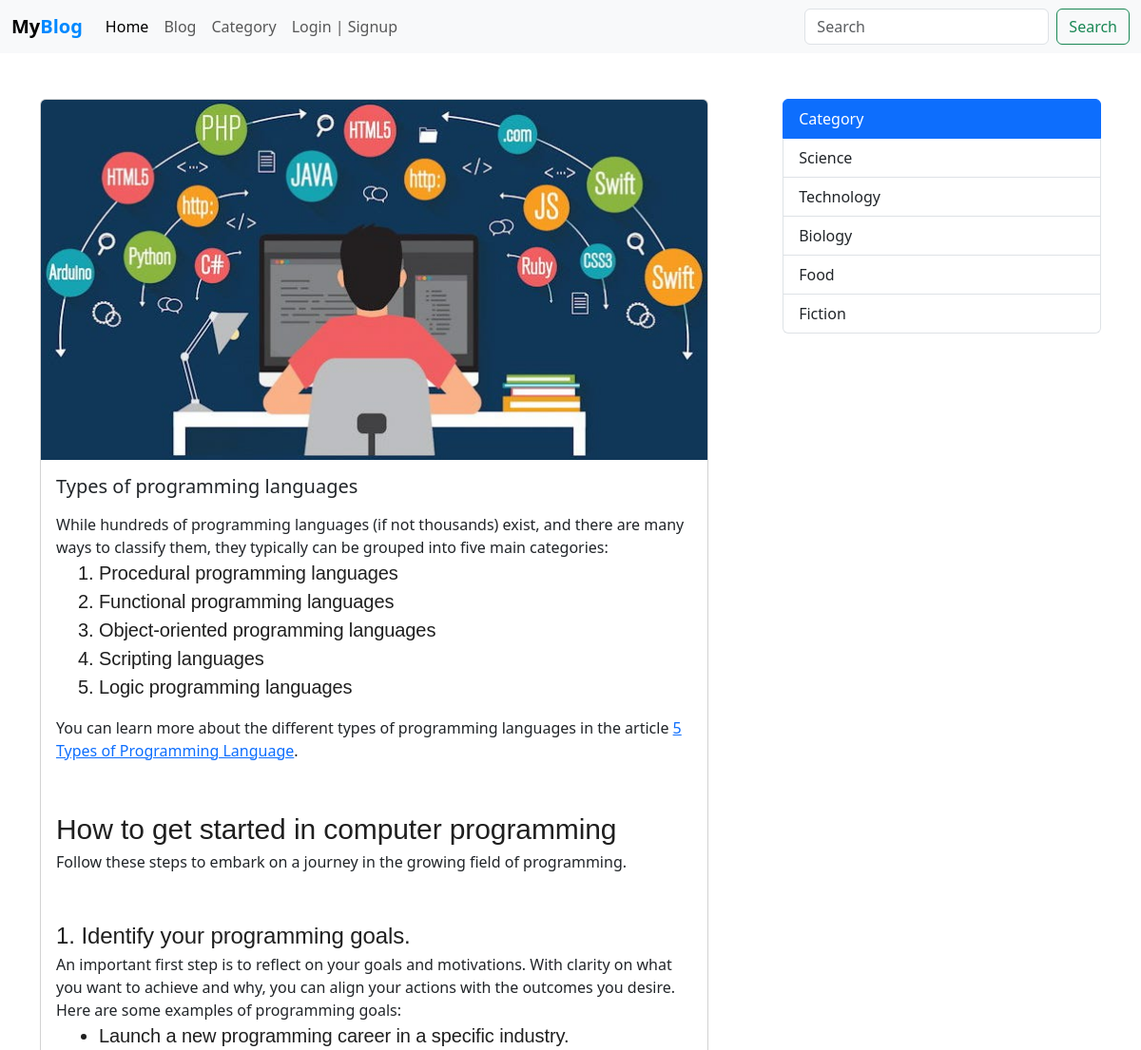
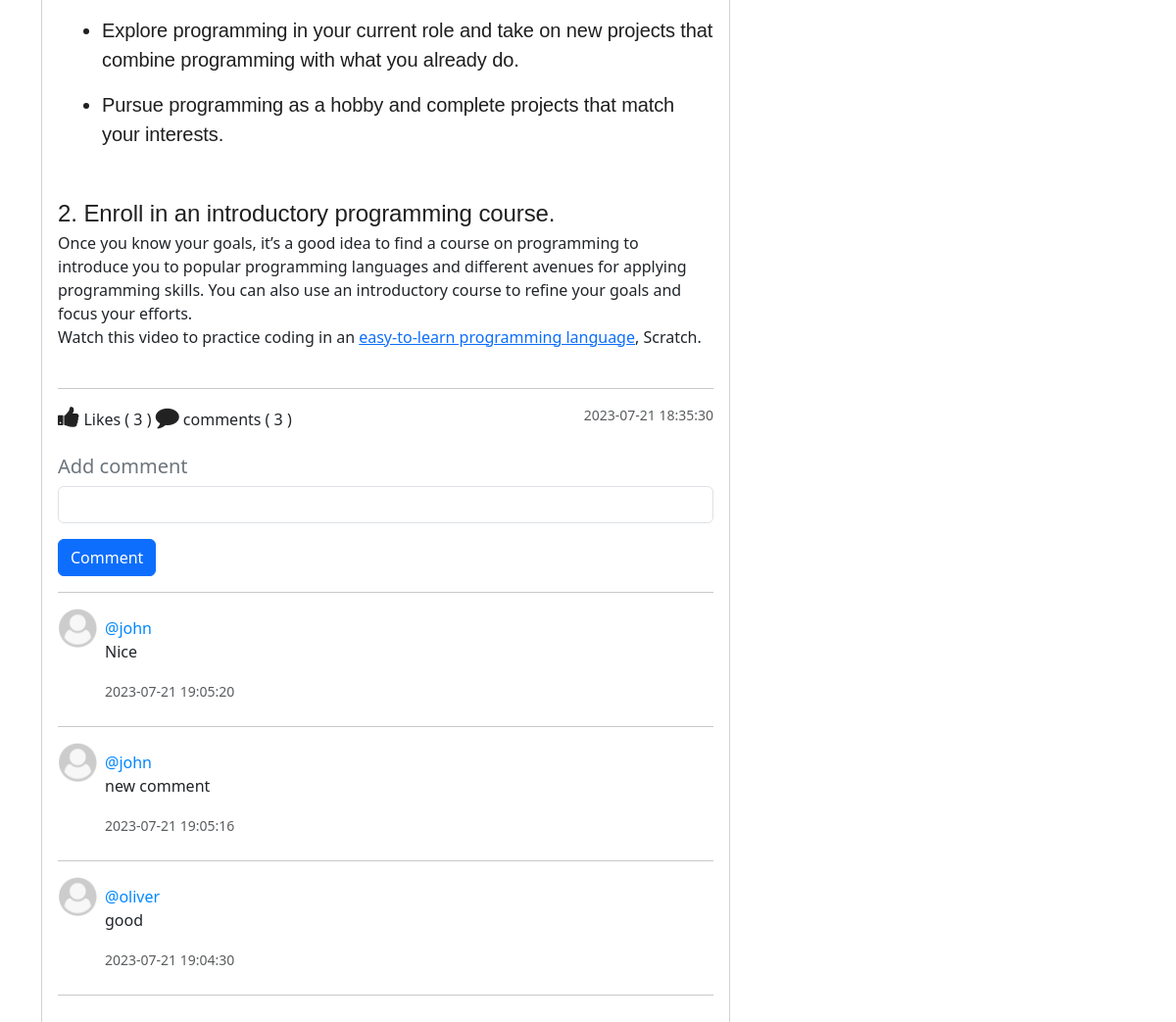
Screenshot of /blog-view.php?post_id=14 with the database file from the repository (2 pictures, top to bottom).
### tables this page shows
CREATE TABLE `post` (
  `post_id` int(11) NOT NULL,
  `post_title` varchar(127) NOT NULL,
  `post_text` text NOT NULL,
  `category` int(11) NOT NULL,
  `publish` int(2) NOT NULL DEFAULT 1,
  `cover_url` varchar(255) NOT NULL DEFAULT 'default.jpg',
  `crated_at` datetime NOT NULL DEFAULT current_timestamp()
);

CREATE TABLE `comment` (
  `comment_id` int(11) NOT NULL,
  `comment` varchar(255) NOT NULL,
  `user_id` int(11) NOT NULL,
  `post_id` int(11) NOT NULL,
  `crated_at` datetime NOT NULL DEFAULT current_timestamp()
);

CREATE TABLE `users` (
  `id` int(11) NOT NULL,
  `fname` varchar(255) NOT NULL,
  `username` varchar(255) NOT NULL,
  `password` varchar(255) NOT NULL
);

CREATE TABLE `category` (
  `id` int(11) NOT NULL,
  `category` varchar(127) NOT NULL
);

### admin/data/Post.php (called while the page is built, shortened)
<?php
function getById($conn, $id){
   $sql = "SELECT * FROM post
           WHERE post_id=? AND publish=1";
   $stmt = $conn->prepare($sql);
   $stmt->execute([$id]);
   if($stmt->rowCount() >= 1){
         $data = $stmt->fetch();
         return $data;
   }else {
       return 0;
   }
}
function get5Categoies($conn){
   $sql = "SELECT * FROM category LIMIT 5";
   $stmt = $conn->prepare($sql);
   $stmt->execute();
   if($stmt->rowCount() >= 1){
         $data = $stmt->fetchAll();
         return $data;
   }else {
       return 0;
   }
}
function getUserByID($conn, $id){
   $sql = "SELECT id, fname, username FROM users WHERE id=?";
   $stmt = $conn->prepare($sql);
   $stmt->execute([$id]);
   if($stmt->rowCount() >= 1){
         $data = $stmt->fetch();
         return $data;
   }else {
       return 0;
   }
}

### admin/data/Comment.php (called while the page is built, shortened)
<?php
function CountByPostID($conn, $id){
   $sql = "SELECT * FROM comment WHERE post_id=?";
   $stmt = $conn->prepare($sql);
   $stmt->execute([$id]);
   return $stmt->rowCount();
}
function likeCountByPostID($conn, $id){
   $sql = "SELECT * FROM post_like WHERE post_id=?";
   $stmt = $conn->prepare($sql);
   $stmt->execute([$id]);
   return $stmt->rowCount();
}
function getCommentsByPostID($conn, $id){
   $sql = "SELECT * FROM comment WHERE post_id=? ORDER BY comment_id desc";
   $stmt = $conn->prepare($sql);
   $stmt->execute([$id]);
   if($stmt->rowCount() >= 1){
      $data = $stmt->fetchAll();
      return $data;
   }else {
       return 0;
   }
}

### blog-view.php (the view, shortened to what this page needs)
<?php
$logged = false;
if (isset($_GET['post_id'])) {
   	  include_once("admin/data/Post.php");
        include_once("admin/data/Comment.php");
        include_once("db_conn.php");
        $id = $_GET['post_id'];
        $post = getById($conn, $id);
        $comments = getCommentsByPostID($conn, $id);
        $categories = get5Categoies($conn);
?>
<!DOCTYPE html>
<html lang="en">
<head>
	<link href="https://cdn.jsdelivr.net/npm/bootstrap@5.3.0/dist/css/bootstrap.min.css" rel="stylesheet">
	<link rel="stylesheet" href="https://stackpath.bootstrapcdn.com/font-awesome/4.7.0/css/font-awesome.min.css">
	<link rel="stylesheet" href="css/style.css">
</head>
<body>
	<?php
        include 'inc/NavBar.php';
      ?>
    <div class="container mt-5">
    	 <section class="d-flex">
  	   <main class="main-blog">
  	   	<div class="card main-blog-card mb-5">
	  <img src="upload/blog/<?=$post['cover_url']?>" class="card-img-top" alt="...">
	  <div class="card-body">
	    <h5 class="card-title"><?=$post['post_title']?></h5>
	    <p class="card-text"><?=$post['post_text']?></p>
	    <hr>
<div class="d-flex justify-content-between">
<div class="react-btns">
	<?php
		$post_id = $post['post_id'];
		if ($logged) {
			$liked = isLikedByUserID($conn, $post_id, $user_id);
        if($liked){
		 ?>
    	<i class="fa fa-thumbs-up liked like-btn"
   	   post-id="<?=$post_id?>"
   	   liked="1"
   	   aria-hidden="true"></i>
       <?php }else{ ?>
      <i class="fa fa-thumbs-up like like-btn"
        post-id="<?=$post_id?>"
   	    liked="0"
        aria-hidden="true"></i>
    <?php } } else{ ?>
    <i class="fa fa-thumbs-up" aria-hidden="true"></i>
    <?php } ?>
   Likes (
    <span><?php
     echo likeCountByPostID($conn, $post['post_id']);
      ?></span> )
      <i class="fa fa-comment" aria-hidden="true"></i> comments (
	        <?php
            echo CountByPostID($conn, $post['post_id']);
	         ?>
	        )
	    </div>
	    <small class="text-body-secondary"><?=$post['crated_at']?></small>
</div>
<form action="php/comment.php"
	      method="post"
	      id="comments">
	  <h5 class="mt-4 text-secondary">Add comment</h5>
	  <div class="mb-3">
	    <input type="text"
	           class="form-control"
	           name="comment">
	  </div>
	  <button type="submit" class="btn btn-primary">Comment</button>
	</form> <hr>
       <div>
  	<div class="comments">
	<?php if($comments != 0){
	  foreach ($comments as $comment) {
	  $u = getUserByID($conn, $comment['user_id']);
	?>
	<div class="comment d-flex">
	<div>
		<img src="img/user-default.png" width="40" height="40">
	</div>
	<div class="p-2">
	   <span>@<?=$u['username'] ?></span>
	   <p><?=$comment['comment']?></p>
	   <small class="text-body-secondary"><?=$comment['crated_at']?></small>
	</div>
		</div><hr>
		<?php }} ?>
  	</div>
    </div>
  </div>
  </div>
</main>
<aside class="aside-main">
   <div class="list-group category-aside">
	  <a href="#" class="list-group-item list-group-item-action active" aria-current="true">
	    Category
	  </a>
	  <?php foreach ($categories as $category ) { ?>
	  <a href="category.php?category_id=<?=$category['id']?>"
	     class="list-group-item list-group-item-action">
	  	<?php echo $category['category']; ?>
	  </a>
	  <?php } ?>
	</div>
</aside>
</section>
</div>
</body>
</html>
<?php }else {
	header("Location: blog.php");
	exit;
} ?>

### css/style.css (style rules this page uses)
img { max-width: 100%; }
.main-blog-card { width: 90%; }
.category-aside { width: 100%; }
.main-blog { width: 70%; }
.aside-main { width: 30%; }
.react-btns i { font-size: 24px; color: #222; cursor: pointer; }
.comments .comment span { color: #0088FF; }

### rows the page displays
post: cover_url (picture), post_title "Types of programming languages", post_text "While hundreds of programming languages (if not thousands) exist, and there are many ways to classify them, they typically can be grouped into five main categories: Procedural programming languages Functional programming languages Object-oriented programming languages Scripting languages Logic programming languages You can learn more about the different types of programming languages in the article 5 Types of Programming Language . How to get started in computer programming Follow these steps to embark on a journey in the growing field of programming. 1. Identify your programming goals. An important first step is to reflect on your goals and motivations. With clarity on what you want to…", crated_at "2023-07-21 18:35:30"
comment: user.username "john", comment "Nice", crated_at "2023-07-21 19:05:20"
comment: user.username "john", comment "new comment", crated_at "2023-07-21 19:05:16"
comment: user.username "oliver", comment "good", crated_at "2023-07-21 19:04:30"
category: category "Science"
category: category "Technology"
category: category "Biology"
category: category "Food"
category: category "Fiction"

### other values shown
likeCountByPostID($conn, $post['post_id']) "3"
CountByPostID($conn, $post['post_id']) "3"
